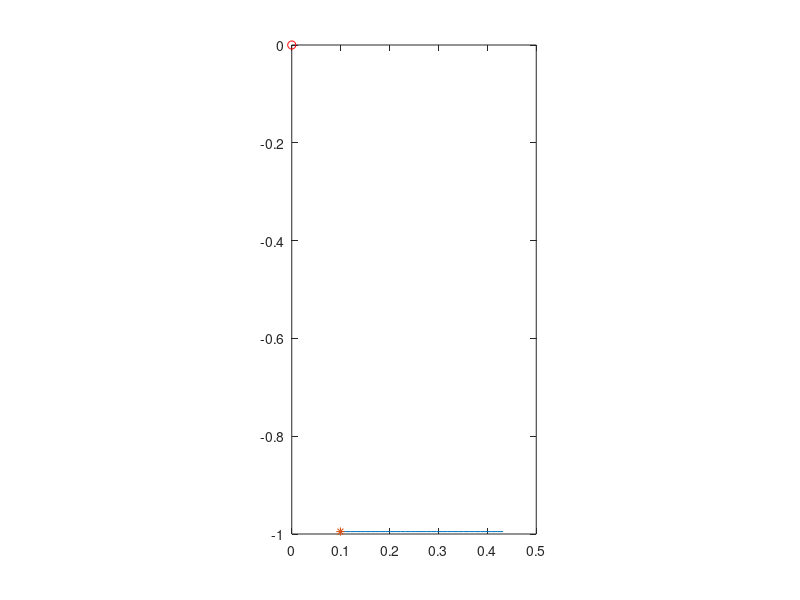

This chart was generated by the following MATLAB code:
alpha = 0.1;
xdot_0 = @(r, o) [o, 2*o^2/r + r];

xdot = @(x, t) xdot_0(x(1), x(2))

x0 = [1, 0.1];

ang = atan2(x0(1), -x0(2)) - pi

disp('xdot(x0)='), disp(xdot(x0, 1))

t = ang:0.01:ang+0.1*pi;
[x, state, msg] = lsode(xdot, x0, t);

disp(msg);
points = [x(:, 1), x(:, 1)] .* [cos(t'), sin(t')];

plot(points(:, 1), points(:, 2))
hold on
plot(points(1, 1), points(1, 2), '*')
plot(0, 0, 'ro')
daspect([1, 1, 1]);
hold off

% segments = sqrt(sum((points(2:end) - points(1:end-1)).^2, 2));
% length = cumsum(segments);
% joint_points = 


% plot(t, x(:, 1));
% hold on
% plot(t, x(:, 2), 'r');
% 
% rddots = (1/0.01)*(x(2:end, 2) - x(1:end-1, 2));
% plot(t(2:end), rddots);
% plot(t(1:end), rddot(x(:, 1), x(:, 2), alpha), '*');
% hold off
